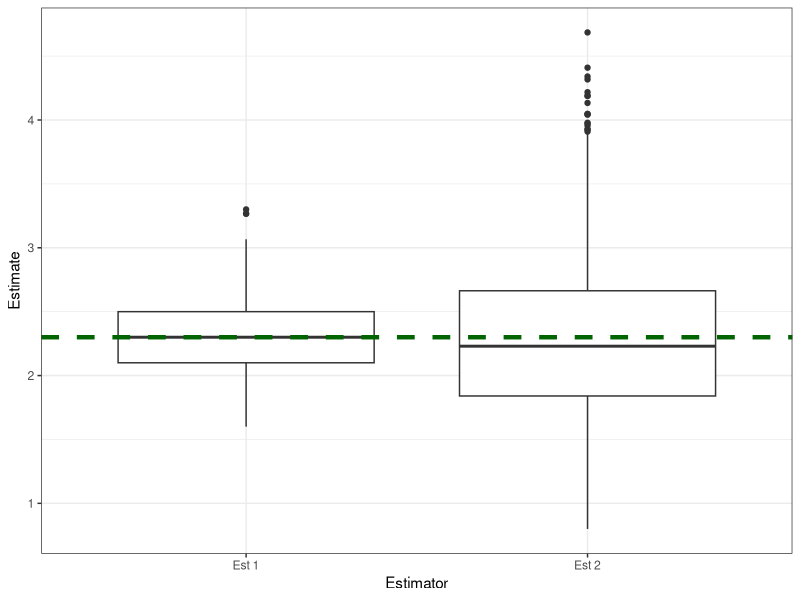
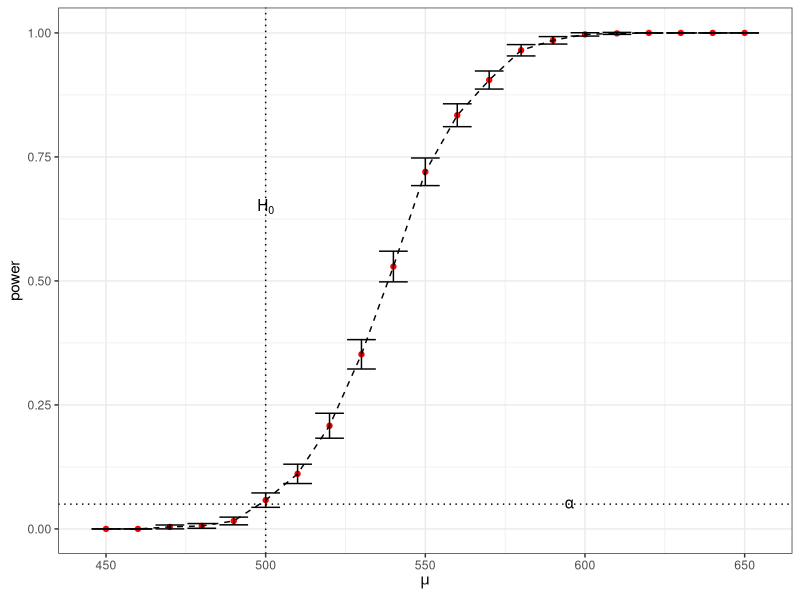
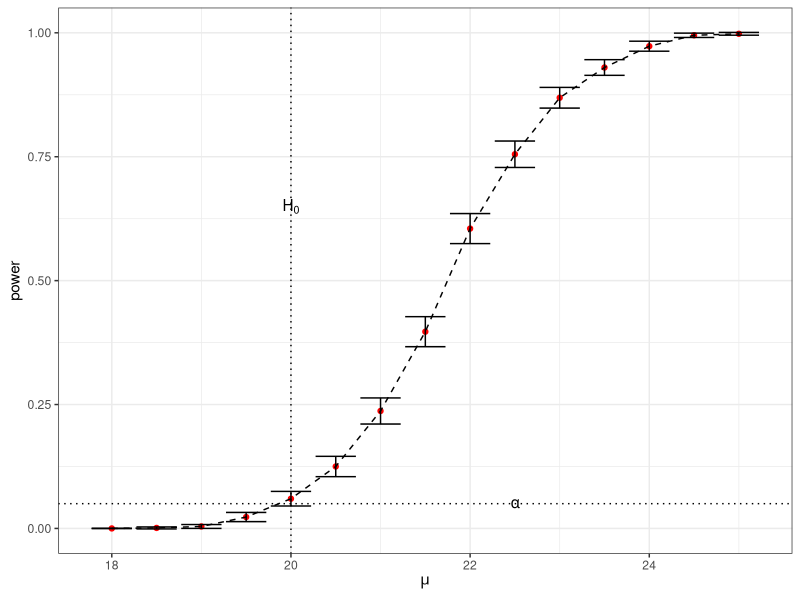
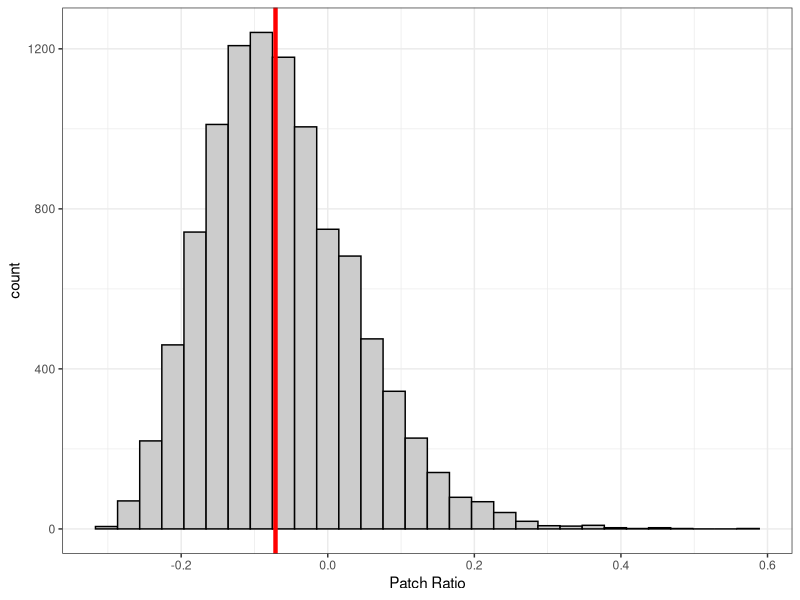

Recreate these plots in R, in order.
## ---- chunk 1
set.seed(5172013)
## ---- chunk 2
sim_size <- 1000
sample_size <- 30
pois_lambda <- 2.3

pois_data <- matrix(
  rpois(n = sim_size * sample_size, lambda = pois_lambda),
  nrow = sim_size, 
  ncol = sample_size
)
## ---- chunk 3
pois_est1 <- function(pois_counts){
  return(mean(pois_counts))
}

pois_est2 <- function(pois_counts){
  return(var(pois_counts))
}
## ---- chunk 4
est_vec1 <- numeric(sim_size)
est_vec2 <- numeric(sim_size)

for (i in 1:sim_size){
  est_vec1[i] <- pois_est1(pois_data[i,])
  est_vec2[i] <- pois_est2(pois_data[i,])
}
## ---- chunk 5
library(ggplot2)

est_df <- data.frame(
  Estimator = c(rep("Est 1", length(est_vec1)), rep("Est 2", length(est_vec2))),
  Estimate = c(est_vec1, est_vec2)
)

ggplot(data = est_df, mapping = aes(x = Estimator, y = Estimate)) +
  geom_boxplot() +
  geom_hline(yintercept = pois_lambda, color = "darkgreen", linetype = "dashed", size = 1.5) +
  theme_bw()
## ---- chunk 6
(mse1 <- mean((est_vec1 - pois_lambda)^2))
(mse2 <- mean((est_vec2 - pois_lambda)^2))
## ---- chunk 7
(mse1_mc_error <- sd((est_vec1 - pois_lambda)^2) / sqrt(sim_size))
(mse2_mc_error <- sd((est_vec2 - pois_lambda)^2) / sqrt(sim_size))
## ---- chunk 8
(c(mse1 - 1.96 * mse1_mc_error, mse1 + 1.96 * mse1_mc_error))
(c(mse2 - 1.96 * mse2_mc_error, mse2 + 1.96 * mse2_mc_error))
## ---- chunk 9
(bias1 <- mean(est_vec1 - pois_lambda))
(bias2 <- mean(est_vec2 - pois_lambda))
## ---- chunk 10
(bias1_mc_error <- sd(est_vec1-pois_lambda) / sqrt(sim_size))
(bias2_mc_error <- sd(est_vec2-pois_lambda) / sqrt(sim_size))
## ---- chunk 11
c(bias1 - 1.96 * bias1_mc_error, bias1 + 1.96 * bias1_mc_error)
c(bias2 - 1.96 * bias2_mc_error, bias2 + 1.96 * bias2_mc_error)
## ---- chunk 12
pois_ci <- function(pois_counts){
  sample_mean <- mean(pois_counts)
  sample_sd <- sd(pois_counts)
  
  c(
    "lb" = sample_mean - 1.96 * sample_sd / sqrt(length(pois_counts)),
    "ub" = sample_mean + 1.96 * sample_sd / sqrt(length(pois_counts))
  )
}
## ---- chunk 13
coverage_indicator <- numeric(sim_size)

for (i in 1:sim_size){
  cur_ci <- pois_ci(pois_data[i,])
  
  if ((cur_ci[1] < pois_lambda) && (cur_ci[2] > pois_lambda)){
    coverage_indicator[i] <- 1
  }
}

(est_cov <- mean(coverage_indicator))
## ---- chunk 14
est_cov_error <- sqrt(est_cov * (1 - est_cov) / sim_size)

c(est_cov - 1.96 * est_cov_error, est_cov + 1.96 * est_cov_error)
## ---- chunk 15
set.seed(378923)

samp_size <- 20
alpha <- 0.05
mu0 <- 500
sigma <- 100

sim_size <- 1000           # number of replicates
p <- numeric(sim_size)      # storage for p-values

for (sim in 1:sim_size) {
  samp <- rnorm(samp_size, mu0, sigma) # simulate from H0
  ttest <- t.test(samp, alternative = "greater", mu = mu0)
  p[sim] <- ttest$p.value
}

(p_hat <- mean(p < alpha))
(se_hat <- sqrt(p_hat * (1 - p_hat) / sim_size))
p_hat + c(-1, 1) * 1.96 * se_hat # c(-1, 1) vectorizes plus and minus
## ---- chunk 16
mu <- seq(from = 450, to = 650, by = 10)  #alternatives
n_mu <- length(mu)
power <- numeric(n_mu)

for (i in 1:n_mu) {
  mu_a <- mu[i] # Select an alternative
  p <- numeric(sim_size)
  
  for(sim in 1:sim_size) {
    # simulated from alternative
    samp <- rnorm(samp_size, mu_a, sigma) 
    # perform t-test
    ttest <- t.test(samp, mu = mu0, alternative = 'greater') #change to two.sided
    p[sim] <- ttest$p.value
  }
  
  power[i] <- mean(p < 0.05) # We want low p-values since the null is not true.
  
}
## ---- chunk 17
se <- sqrt(power * (1 - power) / sim_size)

power_df <- data.frame(
  "mu" = mu, 
  "power" = power,
  "ci_lower_bound" = power - 1.96 * se,
  "ci_upper_bound" = power + 1.96 * se
)

ggplot(data = power_df, aes(x = mu, y = power)) +
  geom_point(color = "red") +
  geom_line(linetype = "dashed") +
  geom_hline(yintercept = 0.05, linetype = "dotted") +
  geom_vline(xintercept = mu0, linetype = "dotted") +
  geom_errorbar(aes(x = mu, ymin = ci_lower_bound, ymax = ci_upper_bound)) +
  labs(x = expression(mu)) +
  theme_bw() +
  annotate(x = 500, y = 0.65, geom = "text", label = "H[0]", parse = TRUE) +
  annotate(x = 595, y = 0.05, geom = "text", label = "alpha", parse = TRUE) 
## ---- chunk 18
samp_size <- 15
alpha <- 0.05
mu0 <- 20
sig <- 4

p <- numeric(sim_size)

for(sim in 1:sim_size) {
  samp <- rnorm(samp_size, mean = mu0, sd = sig)
  ttest <- t.test(samp, alternative = 'greater', mu = mu0)
  p[sim] <- ttest$p.value
}

(p_hat <- mean(p < alpha))
se_hat <- sqrt(p_hat * (1 - p_hat) / sim_size)
p_hat + 1.96 * c(-1, 1) * se_hat
## ---- chunk 19
mu <- seq(from = 18, to = 25, by = 0.5)  #alternatives
n_mu <- length(mu)
power <- numeric(n_mu)

for (i in 1:n_mu) {
  mu_a <- mu[i] # Select an alternative
  p <- numeric(sim_size)
  
  for(sim in 1:sim_size) { 
    samp <- rnorm(samp_size, mean = mu_a, sd = sig)
    ttest <- t.test(samp, mu = mu0, alternative = 'greater') 
    p[sim] <- ttest$p.value
  }
  
  power[i] <- mean(p < 0.05)
  
}
## ---- chunk 20
se <- sqrt(power * (1 - power) / sim_size)

power_df <- data.frame(
  "mu" = mu, 
  "power" = power,
  "ci_lower_bound" = power - 1.96 * se,
  "ci_upper_bound" = power + 1.96 * se
)

ggplot(data = power_df, aes(x = mu, y = power)) +
  geom_point(color = "red") +
  geom_line(linetype = "dashed") +
  geom_hline(yintercept = 0.05, linetype = "dotted") +
  geom_vline(xintercept = mu0, linetype = "dotted") +
  geom_errorbar(aes(x = mu, ymin = ci_lower_bound, ymax = ci_upper_bound)) +
  labs(x = expression(mu)) +
  theme_bw() +
  annotate(x = mu0, y = 0.65, geom = "text", label = "H[0]", parse = TRUE) +
  annotate(x = 22.5, y = 0.05, geom = "text", label = "alpha", parse = TRUE)
## ---- chunk 21
patch_data <- readr::read_table("data/patch_data.txt", show_col_types = FALSE)
(patch_data)
## ---- chunk 22
ratio_stat <- function(data, indices){
  return(
    mean(data$newpatch[indices] - data$oldpatch[indices]) / mean(data$oldpatch[indices] - data$placebo[indices])
  ) 
}

subj_num <- dim(patch_data)[1]

obs_est <- ratio_stat(patch_data, c(1:subj_num))

patch_boot_size <- 10000
## ---- chunk 23
patch_boot_est <- numeric(patch_boot_size)

for (i in 1:patch_boot_size){
  ## sample with replacement rows of the patch_data matrix
  new_rows <- sample(1:subj_num, size = subj_num, replace = TRUE)
  
    ## re-estimate the ratio of mean differences
  patch_boot_est[i] <- ratio_stat(patch_data, new_rows)
}

patch_boot_est_df <- data.frame("patch_boot_est" = patch_boot_est)

ggplot(data = patch_boot_est_df, aes(x = patch_boot_est)) +
  geom_histogram(fill = "gray80", color = "black") +
  geom_vline(xintercept = obs_est, color = "red", linewidth = 1.5) +
  labs(x = "Patch Ratio", "Count") +
  theme_bw()
  
## ---- chunk 24
boot_patch_sd <- sd(patch_boot_est)
## ---- chunk 25
mean(patch_boot_est - obs_est)
## ---- chunk 26
(norm_int <- obs_est + 1.96 * c(-1, 1) * sd(patch_boot_est))
## ---- chunk 27
(quant_int <- quantile(patch_boot_est, probs = c(0.025, 0.975)))
